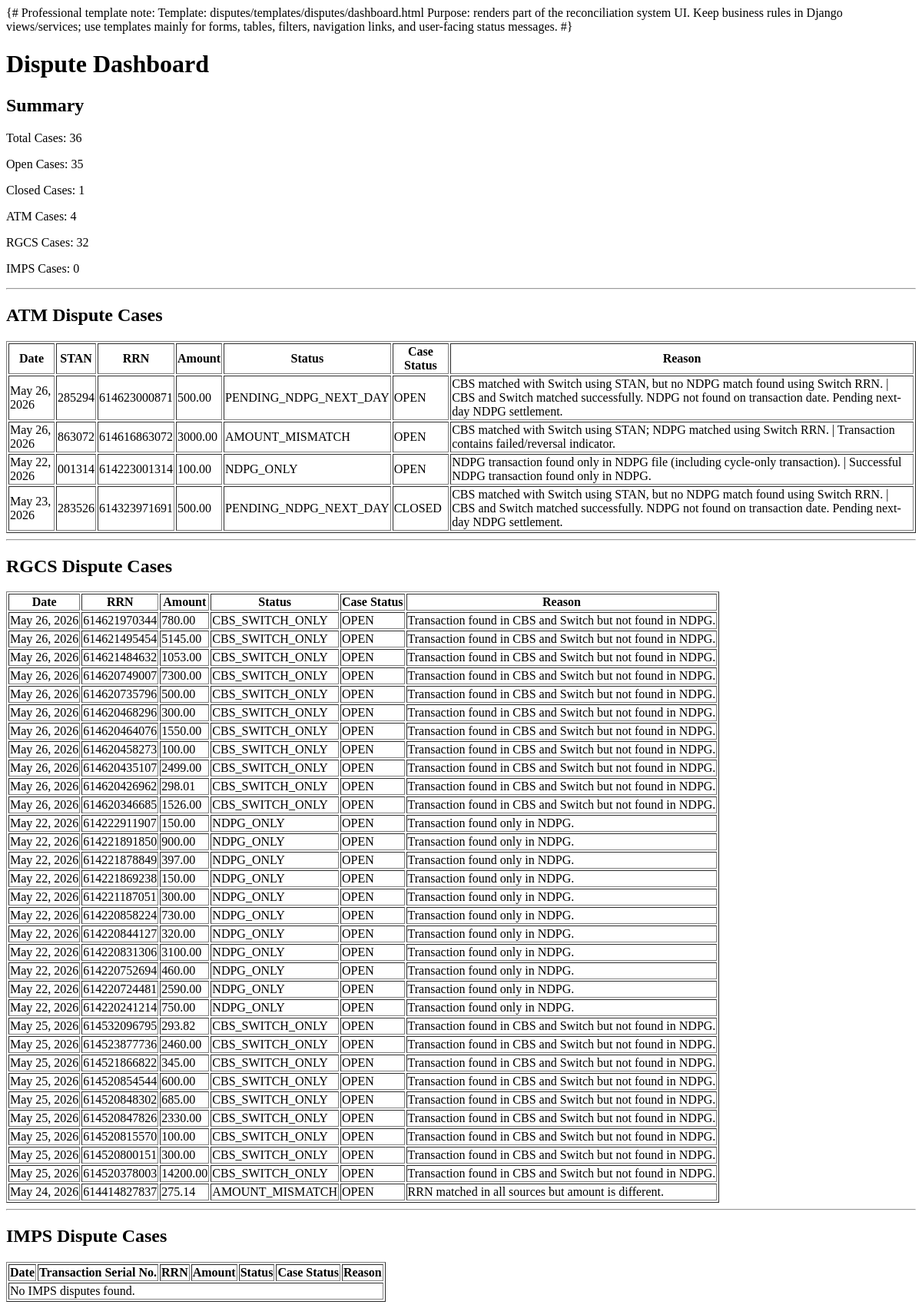
The app's page /disputes/dashboard/, older data.
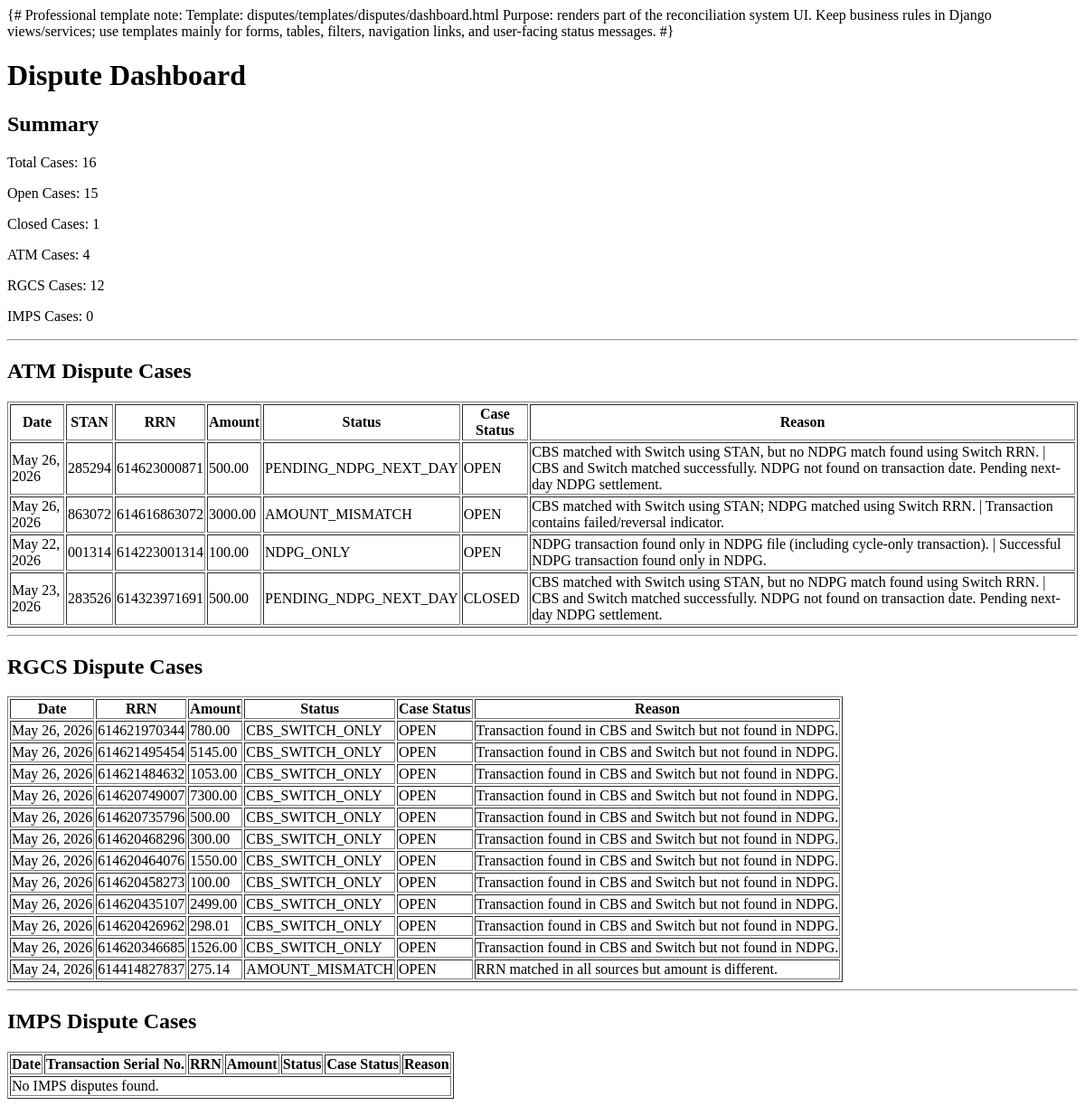
The same page, newer data.
### disputes/models.py (models this page shows, shortened)
class ATMDisputeCase(models.Model):
    transaction_date = models.DateField()
    stan_no = models.CharField(
        max_length=20,
        blank=True,
        null=True
    )
    rrn = models.CharField(
        max_length=30,
        blank=True,
        null=True
    )
    account_no = models.CharField(
        max_length=30,
        blank=True,
        null=True
    )
    disputed_amount = models.DecimalField(
        max_digits=15,
        decimal_places=2,
        blank=True,
        null=True
    )
    source_status = models.CharField(
        max_length=50
    )
    dispute_reason = models.CharField(
        max_length=150,
        blank=True,
        null=True
    )
    case_status = models.CharField(
        max_length=30,
        default="OPEN"
    )
    assigned_to = models.CharField(
        max_length=100,
        blank=True,
        null=True
    )
    remarks = models.TextField(
        blank=True,
        null=True
    )
    created_at = models.DateTimeField(
        auto_now_add=True
    )
    updated_at = models.DateTimeField(
        auto_now=True
    )

class RGCSDisputeCase(models.Model):
    transaction_date = models.DateField(db_index=True)
    rrn = models.CharField(max_length=30, db_index=True)
    disputed_amount = models.DecimalField(max_digits=15, decimal_places=2, blank=True, null=True)
    source_status = models.CharField(max_length=50, db_index=True)
    dispute_reason = models.CharField(max_length=200, blank=True, null=True)
    case_status = models.CharField(max_length=30, default="OPEN", db_index=True)
    assigned_to = models.CharField(max_length=100, blank=True, null=True)
    remarks = models.TextField(blank=True, null=True)
    created_at = models.DateTimeField(auto_now_add=True)
    updated_at = models.DateTimeField(auto_now=True)
    class Meta:
        unique_together = ("transaction_date", "rrn", "source_status")
        ordering = ["-transaction_date", "rrn"]

### disputes/views.py (the view)
# urls.py: path("dashboard/", dispute_dashboard, name="dispute_dashboard"),
def dispute_dashboard(request):
    atm_cases = ATMDisputeCase.objects.all().order_by("-created_at")
    rgcs_cases = RGCSDisputeCase.objects.all().order_by("-created_at")
    imps_cases = IMPSDisputeCase.objects.all().order_by("-created_at")
    summary = {
        "atm_total": atm_cases.count(),
        "rgcs_total": rgcs_cases.count(),
        "imps_total": imps_cases.count(),
        "total": atm_cases.count() + rgcs_cases.count() + imps_cases.count(),
        "open": (
            atm_cases.filter(case_status="OPEN").count()
            + rgcs_cases.filter(case_status="OPEN").count()
            + imps_cases.filter(case_status="OPEN").count()
        ),
        "closed": (
            atm_cases.filter(case_status="CLOSED").count()
            + rgcs_cases.filter(case_status="CLOSED").count()
            + imps_cases.filter(case_status="CLOSED").count()
        ),
    }
    return render(
        request,
        "disputes/dashboard.html",
        {
            "summary": summary,
            "atm_cases": atm_cases[:100],
            "rgcs_cases": rgcs_cases[:100],
            "imps_cases": imps_cases[:100],
            "cases": atm_cases[:100],
        }
    )

### disputes/templates/disputes/dashboard.html
<h1>Dispute Dashboard</h1>
<h2>Summary</h2>
<p>Total Cases: {{ summary.total }}</p>
<p>Open Cases: {{ summary.open }}</p>
<p>Closed Cases: {{ summary.closed }}</p>
<p>ATM Cases: {{ summary.atm_total }}</p>
<p>RGCS Cases: {{ summary.rgcs_total }}</p>
<p>IMPS Cases: {{ summary.imps_total }}</p>
<hr>
<h2>ATM Dispute Cases</h2>
<table border="1">
    <tr>
        <th>Date</th>
        <th>STAN</th>
        <th>RRN</th>
        <th>Amount</th>
        <th>Status</th>
        <th>Case Status</th>
        <th>Reason</th>
    </tr>
    {% for case in atm_cases %}
    <tr>
        <td>{{ case.transaction_date }}</td>
        <td>{{ case.stan_no }}</td>
        <td>{{ case.rrn }}</td>
        <td>{{ case.disputed_amount }}</td>
        <td>{{ case.source_status }}</td>
        <td>{{ case.case_status }}</td>
        <td>{{ case.dispute_reason }}</td>
    </tr>
    {% empty %}
    <tr><td colspan="7">No ATM disputes found.</td></tr>
    {% endfor %}
</table>
<hr>
<h2>RGCS Dispute Cases</h2>
<table border="1">
    <tr>
        <th>Date</th>
        <th>RRN</th>
        <th>Amount</th>
        <th>Status</th>
        <th>Case Status</th>
        <th>Reason</th>
    </tr>
    {% for case in rgcs_cases %}
    <tr>
        <td>{{ case.transaction_date }}</td>
        <td>{{ case.rrn }}</td>
        <td>{{ case.disputed_amount }}</td>
        <td>{{ case.source_status }}</td>
        <td>{{ case.case_status }}</td>
        <td>{{ case.dispute_reason }}</td>
    </tr>
    {% empty %}
    <tr><td colspan="6">No RGCS disputes found.</td></tr>
    {% endfor %}
</table>
<hr>
<h2>IMPS Dispute Cases</h2>
<table border="1">
    <tr>
        <th>Date</th>
        <th>Transaction Serial No.</th>
        <th>RRN</th>
        <th>Amount</th>
        <th>Status</th>
        <th>Case Status</th>
        <th>Reason</th>
    </tr>
    {% for case in imps_cases %}
    <tr>
        <td>{{ case.transaction_date }}</td>
        <td>{{ case.transaction_serial_number }}</td>
        <td>{{ case.rrn }}</td>
        <td>{{ case.disputed_amount }}</td>
        <td>{{ case.source_status }}</td>
        <td>{{ case.case_status }}</td>
        <td>{{ case.dispute_reason }}</td>
    </tr>
    {% empty %}
    <tr><td colspan="7">No IMPS disputes found.</td></tr>
    {% endfor %}
</table>

Row changes from the older to the newer data that the page shows:
removed RGCSDisputeCase: transaction_date "May 22, 2026", rrn "614222911907", disputed_amount "150.00", source_status "NDPG_ONLY", case_status "OPEN", dispute_reason "Transaction found only in NDPG."
removed RGCSDisputeCase: transaction_date "May 22, 2026", rrn "614221891850", disputed_amount "900.00", source_status "NDPG_ONLY", case_status "OPEN", dispute_reason "Transaction found only in NDPG."
removed RGCSDisputeCase: transaction_date "May 22, 2026", rrn "614221878849", disputed_amount "397.00", source_status "NDPG_ONLY", case_status "OPEN", dispute_reason "Transaction found only in NDPG."
removed RGCSDisputeCase: transaction_date "May 22, 2026", rrn "614221869238", disputed_amount "150.00", source_status "NDPG_ONLY", case_status "OPEN", dispute_reason "Transaction found only in NDPG."
removed RGCSDisputeCase: transaction_date "May 22, 2026", rrn "614221187051", disputed_amount "300.00", source_status "NDPG_ONLY", case_status "OPEN", dispute_reason "Transaction found only in NDPG."
removed RGCSDisputeCase: transaction_date "May 22, 2026", rrn "614220858224", disputed_amount "730.00", source_status "NDPG_ONLY", case_status "OPEN", dispute_reason "Transaction found only in NDPG."
removed RGCSDisputeCase: transaction_date "May 22, 2026", rrn "614220844127", disputed_amount "320.00", source_status "NDPG_ONLY", case_status "OPEN", dispute_reason "Transaction found only in NDPG."
removed RGCSDisputeCase: transaction_date "May 22, 2026", rrn "614220831306", disputed_amount "3100.00", source_status "NDPG_ONLY", case_status "OPEN", dispute_reason "Transaction found only in NDPG."
removed RGCSDisputeCase: transaction_date "May 22, 2026", rrn "614220752694", disputed_amount "460.00", source_status "NDPG_ONLY", case_status "OPEN", dispute_reason "Transaction found only in NDPG."
removed RGCSDisputeCase: transaction_date "May 22, 2026", rrn "614220724481", disputed_amount "2590.00", source_status "NDPG_ONLY", case_status "OPEN", dispute_reason "Transaction found only in NDPG."
removed RGCSDisputeCase: transaction_date "May 22, 2026", rrn "614220241214", disputed_amount "750.00", source_status "NDPG_ONLY", case_status "OPEN", dispute_reason "Transaction found only in NDPG."
removed RGCSDisputeCase: transaction_date "May 25, 2026", rrn "614532096795", disputed_amount "293.82", source_status "CBS_SWITCH_ONLY", case_status "OPEN", dispute_reason "Transaction found in CBS and Switch but not found in NDPG."
removed RGCSDisputeCase: transaction_date "May 25, 2026", rrn "614523877736", disputed_amount "2460.00", source_status "CBS_SWITCH_ONLY", case_status "OPEN", dispute_reason "Transaction found in CBS and Switch but not found in NDPG."
removed RGCSDisputeCase: transaction_date "May 25, 2026", rrn "614521866822", disputed_amount "345.00", source_status "CBS_SWITCH_ONLY", case_status "OPEN", dispute_reason "Transaction found in CBS and Switch but not found in NDPG."
removed RGCSDisputeCase: transaction_date "May 25, 2026", rrn "614520854544", disputed_amount "600.00", source_status "CBS_SWITCH_ONLY", case_status "OPEN", dispute_reason "Transaction found in CBS and Switch but not found in NDPG."
removed RGCSDisputeCase: transaction_date "May 25, 2026", rrn "614520848302", disputed_amount "685.00", source_status "CBS_SWITCH_ONLY", case_status "OPEN", dispute_reason "Transaction found in CBS and Switch but not found in NDPG."
removed RGCSDisputeCase: transaction_date "May 25, 2026", rrn "614520847826", disputed_amount "2330.00", source_status "CBS_SWITCH_ONLY", case_status "OPEN", dispute_reason "Transaction found in CBS and Switch but not found in NDPG."
removed RGCSDisputeCase: transaction_date "May 25, 2026", rrn "614520815570", disputed_amount "100.00", source_status "CBS_SWITCH_ONLY", case_status "OPEN", dispute_reason "Transaction found in CBS and Switch but not found in NDPG."
removed RGCSDisputeCase: transaction_date "May 25, 2026", rrn "614520800151", disputed_amount "300.00", source_status "CBS_SWITCH_ONLY", case_status "OPEN", dispute_reason "Transaction found in CBS and Switch but not found in NDPG."
removed RGCSDisputeCase: transaction_date "May 25, 2026", rrn "614520378003", disputed_amount "14200.00", source_status "CBS_SWITCH_ONLY", case_status "OPEN", dispute_reason "Transaction found in CBS and Switch but not found in NDPG."
Text that changed along with them:
{{ summary.total }}: "36" → "16"
{{ summary.open }}: "35" → "15"
{{ summary.rgcs_total }}: "32" → "12"
